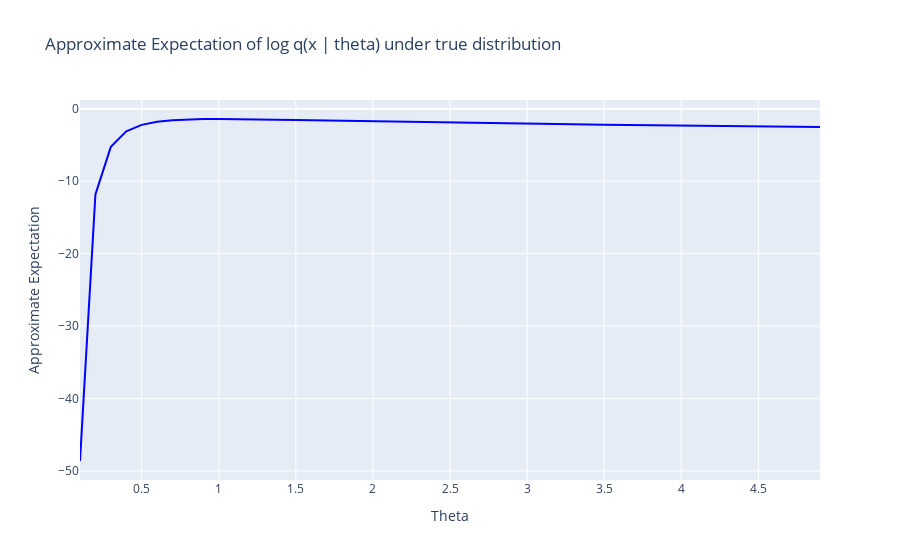

Notebook source saved alongside this figure:
### Code cell
import numpy as np
import matplotlib.pyplot as plt
from scipy.stats import norm, laplace
import plotly.graph_objects as go

# Function to calculate log q(x | theta)
def log_q(x, theta):
    return norm.logpdf(x, loc=0, scale=theta)

# True distribution (N(0, 1))
true_distribution = norm(loc=0, scale=1)

# Number of samples
n_samples = 10000000

# Approximate the expectation
approx_expectation = np.zeros_like(sigma_values)

# Calculate KL and negative cross entropy for each sigma
for i, sigma in enumerate(sigma_values):
    # Draw samples from the true distribution
    samples = true_distribution.rvs(size=n_samples)
    
    # Calculate log q(x | theta) for each sample
    log_q_values = log_q(samples, sigma)

    # Approximate the expectation
    approx_expectation[i] = np.mean(log_q_values)
for i in range(len(sigma_values)):
    print(f"Approximate Expectation of log q(x | {float(sigma_values[i])}) under true distribution: {approx_expectation[i]}")
# Create a Plotly figure for expectation vs. theta
fig = go.Figure()

fig.add_trace(go.Scatter(x=sigma_values, y=approx_expectation,
                         mode='lines',
                         name='Approximate Expectation',
                         line=dict(color='blue')))

fig.update_layout(title='Approximate Expectation of log q(x | theta) under true distribution',
                  xaxis_title='Theta',
                  yaxis_title='Approximate Expectation')

### Figure 1 — Plotly figure (JSON) as saved in the notebook; plotly's stock layout.template omitted (floating-point values rounded to 4 significant figures)
{"data": [{"line": {"color": "blue"}, "mode": "lines", "name": "Approximate Expectation", "type": "scatter", "x": [0.1, 0.2, 0.3, 0.4, 0.5, 0.6, 0.7, 0.8, 0.9, 1, 1.1, 1.2, 1.3, 1.4, 1.5, 1.6, 1.7, 1.8, 1.9, 2, 2.1, 2.2, 2.3, 2.4, 2.5, 2.6, 2.7, 2.8, 2.9, 3.0, 3.1, 3.2, 3.3, 3.4, 3.5, 3.6, 3.7, 3.8, 3.9, 4, 4.1, 4.2, 4.3, 4.4, 4.5, 4.6, 4.7, 4.8, 4.9], "y": [-48.63, -11.82, -5.27, -3.128, -2.226, -1.797, -1.582, -1.476, -1.431, -1.419, -1.428, -1.449, -1.477, -1.511, -1.547, -1.584, -1.623, -1.661, -1.699, -1.737, -1.774, -1.811, -1.846, -1.881, -1.915, -1.948, -1.981, -2.012, -2.043, -2.073, -2.102, -2.131, -2.159, -2.186, -2.213, -2.238, -2.264, -2.289, -2.313, -2.336, -2.36, -2.382, -2.405, -2.426, -2.448, -2.469, -2.489, -2.509, -2.529]}], "layout": {"title": {"text": "Approximate Expectation of log q(x | theta) under true distribution"}, "xaxis": {"title": {"text": "Theta"}}, "yaxis": {"title": {"text": "Approximate Expectation"}}}}
